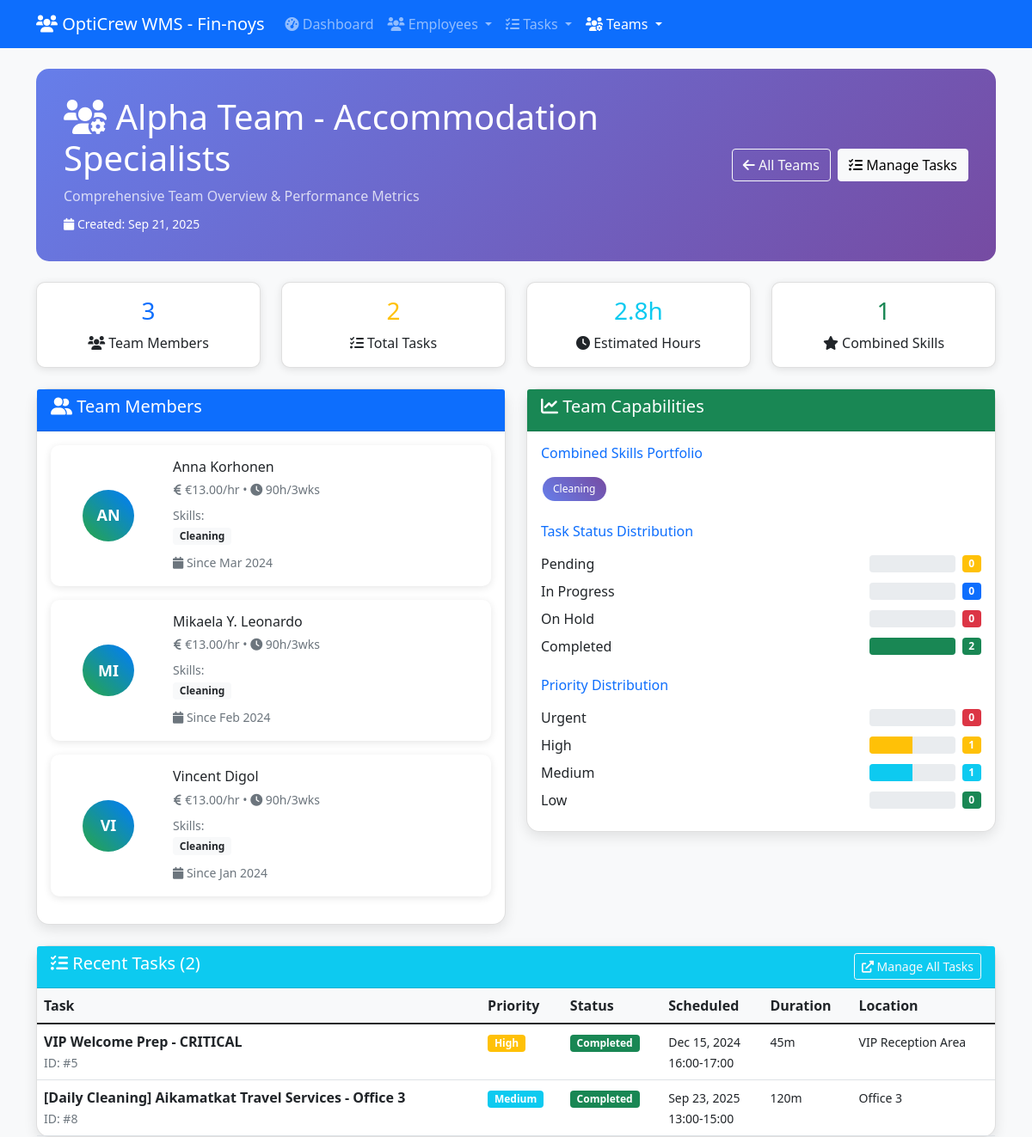
Screenshot of /team_view.php?team_id=1 with the database file from the repository.
### tables this page shows
CREATE TABLE `teams` (
  `id` int(11) NOT NULL,
  `team_name` varchar(255) NOT NULL,
  `created_at` timestamp NOT NULL DEFAULT current_timestamp()
);

CREATE TABLE `employees` (
  `id` int(11) NOT NULL,
  `name` varchar(255) NOT NULL,
  `skills` longtext DEFAULT NULL CHECK (json_valid(`skills`)),
  `hourly_rate` decimal(10,2) DEFAULT NULL,
  `pay_period` varchar(50) DEFAULT NULL,
  `max_hours_per_3weeks` int(11) DEFAULT NULL,
  `trial_period_months` int(11) DEFAULT NULL,
  `collective_agreement` varchar(255) DEFAULT NULL,
  `insurance` text DEFAULT NULL,
  `start_date` date DEFAULT NULL,
  `end_date` date DEFAULT NULL,
  `principal_duties` text DEFAULT NULL,
  `created_at` timestamp NOT NULL DEFAULT current_timestamp()
);

CREATE TABLE `tasks` (
  `id` int(11) NOT NULL,
  `title` varchar(255) NOT NULL,
  `required_skills` longtext DEFAULT NULL CHECK (json_valid(`required_skills`)),
  `estimated_duration` int(11) DEFAULT NULL,
  `priority_level` varchar(50) DEFAULT NULL,
  `scheduled_date` date DEFAULT NULL,
  `time_slot` varchar(50) DEFAULT NULL,
  `location` varchar(255) DEFAULT NULL,
  `team_id` int(11) DEFAULT NULL,
  `status` varchar(50) DEFAULT 'pending',
  `created_at` timestamp NOT NULL DEFAULT current_timestamp()
);

### team_view.php (the view, shortened to what the rows shown need)
<?php
$db = getDB();
$team_id = isset($_GET['team_id']) ? intval($_GET['team_id']) : 0;
$team_stmt = $db->prepare("SELECT * FROM teams WHERE id = ?");
$team_stmt->execute([$team_id]);
$team = $team_stmt->fetch(PDO::FETCH_ASSOC);
$members_query = "
    SELECT e.*,
           JSON_EXTRACT(e.skills, '$') as parsed_skills
    FROM employees e
    JOIN team_members tm ON e.id = tm.employee_id
    WHERE tm.team_id = ?
    ORDER BY e.name
";
$members_stmt = $db->prepare($members_query);
$members_stmt->execute([$team_id]);
$team_members = $members_stmt->fetchAll(PDO::FETCH_ASSOC);
$tasks_query = "
    SELECT * FROM tasks
    WHERE team_id = ?
    ORDER BY
        CASE priority_level
            WHEN 'urgent' THEN 1
            WHEN 'high' THEN 2
            WHEN 'medium' THEN 3
            WHEN 'low' THEN 4
        END,
        scheduled_date ASC,
        created_at DESC
";
$tasks_stmt = $db->prepare($tasks_query);
$tasks_stmt->execute([$team_id]);
$tasks = $tasks_stmt->fetchAll(PDO::FETCH_ASSOC);
$status_colors = [
    'pending' => 'warning',
    'in_progress' => 'primary',
    'on_hold' => 'danger',
    'completed' => 'success'
];
$priority_colors = [
    'urgent' => 'danger',
    'high' => 'warning',
    'medium' => 'info',
    'low' => 'success'
];
?>
<!DOCTYPE html>
<html lang="en">
<head>
    <link href="https://cdn.jsdelivr.net/npm/bootstrap@5.1.3/dist/css/bootstrap.min.css" rel="stylesheet">
    <link href="https://cdnjs.cloudflare.com/ajax/libs/font-awesome/6.0.0/css/all.min.css" rel="stylesheet">
</head>
<body>
    <div class="container mt-4">
        <div class="team-header mb-4">
            <div class="row align-items-center">
                <div class="col-md-8">
                    <h1><i class="fas fa-users-cog"></i> <?php echo htmlspecialchars($team['team_name']); ?></h1>
                    <p class="mb-2 opacity-75">Comprehensive Team Overview & Performance Metrics</p>
                    <p class="mb-0"><small><i class="fas fa-calendar"></i> Created: <?php echo date('M j, Y', strtotime($team['created_at'])); ?></small></p>
                </div>
            </div>
        </div>
        <div class="row">
            <div class="col-md-6 mb-4">
                <div class="card team-card">
                    <div class="card-body">
                        <?php if (empty($team_members)): ?>
                        <div class="text-center py-4">
                            <i class="fas fa-users fa-3x text-muted mb-3"></i>
                            <h6 class="text-muted">No Members Assigned</h6>
                            <p class="text-muted">This team has no members assigned yet.</p>
                        </div>
                        <?php else: ?>
                            <?php foreach ($team_members as $member):
                                $member_skills = json_decode($member['parsed_skills'], true);
                            ?>
                            <div class="member-card p-3 mb-3">
                                <div class="row align-items-center">
                                    <div class="col-3">
                                        <div class="member-avatar mx-auto">
                                            <?php echo strtoupper(substr($member['name'], 0, 2)); ?>
                                        </div>
                                    </div>
                                    <div class="col-9">
                                        <h6 class="mb-1"><?php echo htmlspecialchars($member['name']); ?></h6>
                                        <div class="mb-2">
                                            <small class="text-muted">
                                                <i class="fas fa-euro-sign"></i> €<?php echo $member['hourly_rate']; ?>/hr •
                                                <i class="fas fa-clock"></i> <?php echo $member['max_hours_per_3weeks']; ?>h/3wks
                                            </small>
                                        </div>
                                        <div class="mb-2">
                                            <small class="text-muted d-block">Skills:</small>
                                            <?php if (is_array($member_skills)): ?>
                                                <?php foreach (array_slice($member_skills, 0, 3) as $skill): ?>
                                                <span class="badge bg-light text-dark me-1"><?php echo ucfirst($skill); ?></span>
                                                <?php endforeach; ?>
                                            <?php else: ?>
                                                <span class="text-muted">No skills listed</span>
                                            <?php endif; ?>
                                        </div>
                                        <div>
                                            <small class="text-muted">
                                                <i class="fas fa-calendar"></i> Since <?php echo date('M Y', strtotime($member['start_date'])); ?>
                                            </small>
                                        </div>
                                    </div>
                                </div>
                            </div>
                            <?php endforeach; ?>
                        <?php endif; ?>
                    </div>
                </div>
            </div>
        </div>
        <div class="row">
            <div class="col-12">
                <div class="card team-card">
                    <div class="card-body p-0">
                        <?php if (empty($tasks)): ?>
                        <div class="text-center py-5">
                            <i class="fas fa-clipboard-list fa-3x text-muted mb-3"></i>
                            <h6 class="text-muted">No Tasks Assigned</h6>
                            <p class="text-muted">This team has no tasks assigned yet.</p>
                            <a href="add_task.php" class="btn btn-primary">
                                <i class="fas fa-plus"></i> Add First Task
                            </a>
                        </div>
                        <?php else: ?>
                        <div class="table-responsive">
                            <table class="table table-hover mb-0">
                                <thead class="bg-light">
                                    <tr>
                                        <th>Task</th>
                                        <th>Priority</th>
                                        <th>Status</th>
                                        <th>Scheduled</th>
                                        <th>Duration</th>
                                        <th>Location</th>
                                    </tr>
                                </thead>
                                <tbody>
                                    <?php foreach (array_slice($tasks, 0, 10) as $task):
                                    ?>
                                    <tr>
                                        <td>
                                            <strong><?php echo htmlspecialchars($task['title']); ?></strong>
                                            <br><small class="text-muted">ID: #<?php echo $task['id']; ?></small>
                                        </td>
                                        <td>
                                            <span class="badge bg-<?php echo $priority_colors[$task['priority_level']]; ?>">
                                                <?php echo ucfirst($task['priority_level']); ?>
                                            </span>
                                        </td>
                                        <td>
                                            <span class="badge bg-<?php echo $status_colors[$task['status']]; ?>">
                                                <?php echo ucfirst(str_replace('_', ' ', $task['status'])); ?>
                                            </span>
                                        </td>
                                        <td>
                                            <?php if ($task['scheduled_date']): ?>
                                                <small>
                                                    <?php echo date('M j, Y', strtotime($task['scheduled_date'])); ?>
                                                    <?php if ($task['time_slot']): ?>
                                                        <br><?php echo $task['time_slot']; ?>
                                                    <?php endif; ?>
                                                </small>
                                            <?php else: ?>
                                                <small class="text-muted">Not scheduled</small>
                                            <?php endif; ?>
                                        </td>
                                        <td><small><?php echo $task['estimated_duration']; ?>m</small></td>
                                        <td><small><?php echo htmlspecialchars($task['location'] ?: 'TBD'); ?></small></td>
                                    </tr>
                                    <?php endforeach; ?>
                                </tbody>
                            </table>
                        </div>
                        <?php endif; ?>
                    </div>
                </div>
            </div>
        </div>
    </div>
</body>
</html>

### rows the page displays
teams: team_name "Alpha Team - Accommodation Specialists", created_at "Sep 21, 2025"
employees: name "AN", name "Anna Korhonen", hourly_rate "13.00", max_hours_per_3weeks "90", skill "Cleaning", start_date "Mar 2024"
employees: name "MI", name "Mikaela Y. Leonardo", hourly_rate "13.00", max_hours_per_3weeks "90", skill "Cleaning", start_date "Feb 2024"
employees: name "VI", name "Vincent Digol", hourly_rate "13.00", max_hours_per_3weeks "90", skill "Cleaning", start_date "Jan 2024"
tasks: title "VIP Welcome Prep - CRITICAL", id "5", priority_level "High", status "Completed", scheduled_date "Dec 15, 2024", time_slot "16:00-17:00", estimated_duration "45", location "VIP Reception Area"
tasks: title "[Daily Cleaning] Aikamatkat Travel Services - Office 3", id "8", priority_level "Medium", status "Completed", scheduled_date "Sep 23, 2025", time_slot "13:00-15:00", estimated_duration "120", location "Office 3"

### other values shown
count($team_members) "3"
$total_tasks "2"
$total_estimated_hours "2.8"
count($team_skills) "1"
str_replace('_', ' ', $skill) "Cleaning"
$label "Pending"
$status_counts[$status] "0"
$label "In Progress"
$label "On Hold"
$label "Completed"
$status_counts[$status] "2"
$priority "Urgent"
$priority_counts[$priority] "0"
$priority "High"
$priority_counts[$priority] "1"
